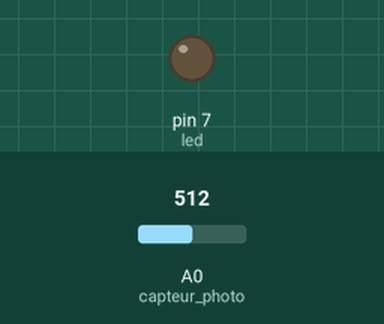
Bench run of a sketch on a simulated Arduino Uno, built with avr-gcc and run on an emulated ATmega328P. Shown: output pins drawn as LEDs (lit = HIGH). Inputs (shaded band) come from the test bench; at power-on: A0 (capteur_photo) = 512.

Above: at 1.2 s.
1.3 s: A0 (capteur_photo) set to 417
2.8 s: A0 (capteur_photo) set to 382
At 3.6 s:
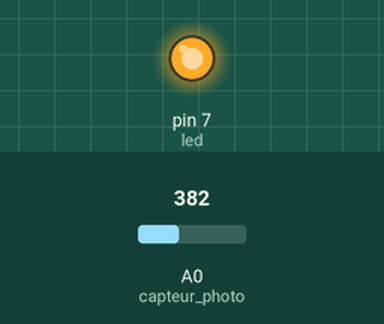
4.3 s: A0 (capteur_photo) set to 410
At 4.8 s:
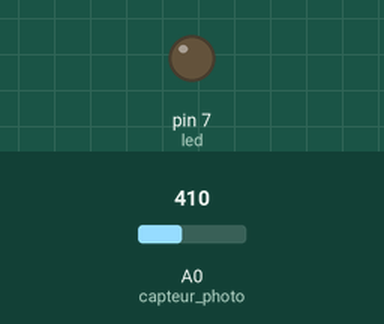
5.8 s: A0 (capteur_photo) set to 390
At 7.1 s:
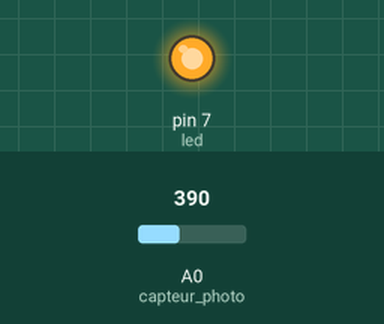
Timing chart, 0 to 8.3 s (numbered marks = the images above; inputs shaded):
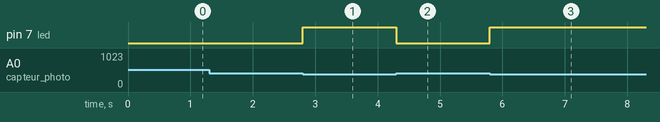

The sketch:

projet_eclairage.ino
```cpp
// déclaration pin capteur photo
int capteur_photo = A0;
int valcap = 0;
// déclaration pin led
int led = 7;

void setup() {
  pinMode(led, OUTPUT);
  pinMode(capteur_photo, INPUT);
}

void loop() {
  // test luminosité
  valcap = analogRead(capteur_photo);
  // si luminosité inférieure à 400, allumer la led :
  if (valcap < 400) {
    digitalWrite(led, HIGH);
  }
  // sinon, éteindre la led :
  else {
    digitalWrite(led, LOW);
  }
}
```

Measured:
- the behaviour switches between 400 and 399 on A0 (capteur_photo) (found by bisection; images 0 and 1)
- after the input at 1.3 s, every drawn part: stays the same
- after the input at 2.8 s, pin 7 (led): LOW → HIGH at once
- after the input at 4.3 s, pin 7 (led): HIGH → LOW at once
- after the input at 5.8 s, pin 7 (led): LOW → HIGH at once
